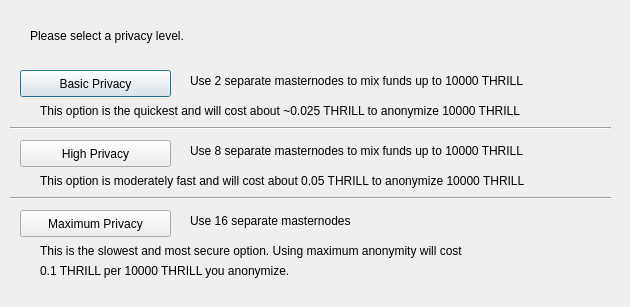
<?xml version="1.0" encoding="UTF-8"?>
<ui version="4.0">
 <class>DarksendConfig</class>
 <widget class="QDialog" name="DarksendConfig">
  <property name="geometry">
   <rect>
    <x>0</x>
    <y>0</y>
    <width>630</width>
    <height>307</height>
   </rect>
  </property>
  <property name="windowTitle">
   <string>Configure Darksend</string>
  </property>
  <widget class="QPushButton" name="buttonBasic">
   <property name="geometry">
    <rect>
     <x>20</x>
     <y>70</y>
     <width>151</width>
     <height>27</height>
    </rect>
   </property>
   <property name="text">
    <string>Basic Privacy</string>
   </property>
  </widget>
  <widget class="QPushButton" name="buttonHigh">
   <property name="geometry">
    <rect>
     <x>20</x>
     <y>140</y>
     <width>151</width>
     <height>27</height>
    </rect>
   </property>
   <property name="text">
    <string>High Privacy</string>
   </property>
  </widget>
  <widget class="QPushButton" name="buttonMax">
   <property name="geometry">
    <rect>
     <x>20</x>
     <y>210</y>
     <width>151</width>
     <height>27</height>
    </rect>
   </property>
   <property name="text">
    <string>Maximum Privacy</string>
   </property>
  </widget>
  <widget class="QLabel" name="label">
   <property name="geometry">
    <rect>
     <x>30</x>
     <y>20</y>
     <width>571</width>
     <height>31</height>
    </rect>
   </property>
   <property name="text">
    <string>Please select a privacy level.</string>
   </property>
  </widget>
  <widget class="QLabel" name="label_2">
   <property name="geometry">
    <rect>
     <x>190</x>
     <y>70</y>
     <width>421</width>
     <height>21</height>
    </rect>
   </property>
   <property name="text">
    <string>Use 2 separate masternodes to mix funds up to 10000 THRILL</string>
   </property>
  </widget>
  <widget class="QLabel" name="label_3">
   <property name="geometry">
    <rect>
     <x>190</x>
     <y>140</y>
     <width>411</width>
     <height>21</height>
    </rect>
   </property>
   <property name="text">
    <string>Use 8 separate masternodes to mix funds up to 10000 THRILL</string>
   </property>
  </widget>
  <widget class="QLabel" name="label_4">
   <property name="geometry">
    <rect>
     <x>190</x>
     <y>210</y>
     <width>421</width>
     <height>21</height>
    </rect>
   </property>
   <property name="text">
    <string>Use 16 separate masternodes</string>
   </property>
  </widget>
  <widget class="QLabel" name="label_6">
   <property name="geometry">
    <rect>
     <x>40</x>
     <y>100</y>
     <width>561</width>
     <height>21</height>
    </rect>
   </property>
   <property name="text">
    <string>This option is the quickest and will cost about ~0.025 THRILL to anonymize 10000 THRILL</string>
   </property>
  </widget>
  <widget class="QLabel" name="label_7">
   <property name="geometry">
    <rect>
     <x>40</x>
     <y>170</y>
     <width>561</width>
     <height>21</height>
    </rect>
   </property>
   <property name="text">
    <string>This option is moderately fast and will cost about 0.05 THRILL to anonymize 10000 THRILL</string>
   </property>
  </widget>
  <widget class="QLabel" name="label_8">
   <property name="geometry">
    <rect>
     <x>40</x>
     <y>240</y>
     <width>561</width>
     <height>21</height>
    </rect>
   </property>
   <property name="text">
    <string>This is the slowest and most secure option. Using maximum anonymity will cost</string>
   </property>
  </widget>
  <widget class="QLabel" name="label_9">
   <property name="geometry">
    <rect>
     <x>40</x>
     <y>260</y>
     <width>561</width>
     <height>21</height>
    </rect>
   </property>
   <property name="text">
    <string>0.1 THRILL per 10000 THRILL you anonymize.</string>
   </property>
  </widget>
  <widget class="Line" name="line">
   <property name="geometry">
    <rect>
     <x>10</x>
     <y>120</y>
     <width>601</width>
     <height>16</height>
    </rect>
   </property>
   <property name="orientation">
    <enum>Qt::Horizontal</enum>
   </property>
  </widget>
  <widget class="Line" name="line_2">
   <property name="geometry">
    <rect>
     <x>10</x>
     <y>190</y>
     <width>601</width>
     <height>16</height>
    </rect>
   </property>
   <property name="orientation">
    <enum>Qt::Horizontal</enum>
   </property>
  </widget>
 </widget>
 <resources/>
 <connections/>
</ui>
